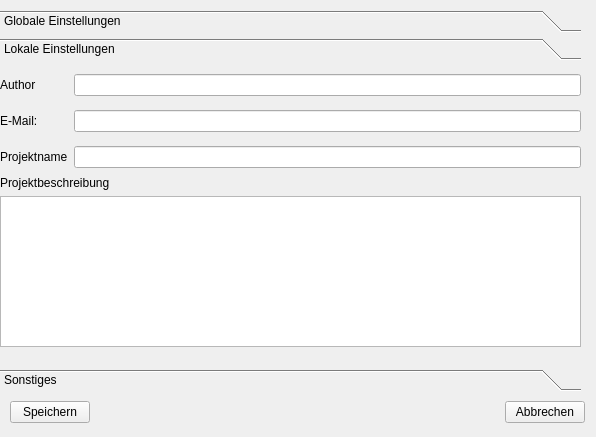
<ui version="4.0" >
 <author></author>
 <comment></comment>
 <exportmacro></exportmacro>
 <class>fileOptionsDialog</class>
 <widget class="QWidget" name="fileOptionsDialog" >
  <property name="geometry" >
   <rect>
    <x>0</x>
    <y>0</y>
    <width>596</width>
    <height>437</height>
   </rect>
  </property>
  <property name="windowTitle" >
   <string>Form</string>
  </property>
  <widget class="QWidget" name="" >
   <property name="geometry" >
    <rect>
     <x>10</x>
     <y>400</y>
     <width>575</width>
     <height>25</height>
    </rect>
   </property>
   <layout class="QHBoxLayout" >
    <property name="margin" >
     <number>0</number>
    </property>
    <property name="spacing" >
     <number>6</number>
    </property>
    <item>
     <widget class="QPushButton" name="buttonSave" >
      <property name="text" >
       <string>Speichern</string>
      </property>
     </widget>
    </item>
    <item>
     <spacer>
      <property name="orientation" >
       <enum>Qt::Horizontal</enum>
      </property>
      <property name="sizeHint" >
       <size>
        <width>391</width>
        <height>20</height>
       </size>
      </property>
     </spacer>
    </item>
    <item>
     <widget class="QPushButton" name="buttonClose" >
      <property name="text" >
       <string>Abbrechen</string>
      </property>
     </widget>
    </item>
   </layout>
  </widget>
  <widget class="QToolBox" name="toolBox" >
   <property name="geometry" >
    <rect>
     <x>0</x>
     <y>10</y>
     <width>581</width>
     <height>381</height>
    </rect>
   </property>
   <property name="currentIndex" >
    <number>1</number>
   </property>
   <widget class="QWidget" name="page" >
    <property name="geometry" >
     <rect>
      <x>0</x>
      <y>0</y>
      <width>581</width>
      <height>286</height>
     </rect>
    </property>
    <attribute name="label" >
     <string>Globale Einstellungen</string>
    </attribute>
    <widget class="QWidget" name="" >
     <property name="geometry" >
      <rect>
       <x>10</x>
       <y>10</y>
       <width>571</width>
       <height>261</height>
      </rect>
     </property>
     <layout class="QGridLayout" >
      <property name="margin" >
       <number>0</number>
      </property>
      <property name="spacing" >
       <number>6</number>
      </property>
      <item row="3" column="1" >
       <widget class="QLineEdit" name="lineEdit_2_2_2" >
        <property name="text" >
         <string>#0000FF</string>
        </property>
       </widget>
      </item>
      <item row="2" column="1" >
       <widget class="QLineEdit" name="lineEdit_2_2" >
        <property name="text" >
         <string>#0000FF</string>
        </property>
       </widget>
      </item>
      <item row="3" column="0" >
       <widget class="QLabel" name="label_2_2_2" >
        <property name="text" >
         <string>&lt;html>&lt;head>&lt;meta name=&quot;qrichtext&quot; content=&quot;1&quot; />&lt;/head>&lt;body style=&quot; white-space: pre-wrap; font-family:Helvetica; font-weight:400; font-style:normal; text-decoration:none;&quot;>&lt;p style=&quot; margin-top:0px; margin-bottom:0px; margin-left:0px; margin-right:0px; -qt-block-indent:0; text-indent:0px;&quot;>Hintergrundfarbe:&lt;/p>&lt;/body>&lt;/html></string>
        </property>
       </widget>
      </item>
      <item row="1" column="2" >
       <widget class="QToolButton" name="toolButton_2" >
        <property name="text" >
         <string>...</string>
        </property>
       </widget>
      </item>
      <item row="3" column="2" >
       <widget class="QToolButton" name="toolButton_2_2_2" >
        <property name="text" >
         <string>...</string>
        </property>
       </widget>
      </item>
      <item row="1" column="0" >
       <widget class="QLabel" name="label_2" >
        <property name="text" >
         <string>&lt;html>&lt;head>&lt;meta name=&quot;qrichtext&quot; content=&quot;1&quot; />&lt;/head>&lt;body style=&quot; white-space: pre-wrap; font-family:Helvetica; font-weight:400; font-style:normal; text-decoration:none;&quot;>&lt;p style=&quot; margin-top:0px; margin-bottom:0px; margin-left:0px; margin-right:0px; -qt-block-indent:0; text-indent:0px;&quot;>Linienfarbe:&lt;/p>&lt;/body>&lt;/html></string>
        </property>
       </widget>
      </item>
      <item row="0" column="2" >
       <widget class="QToolButton" name="toolButton" >
        <property name="text" >
         <string>...</string>
        </property>
       </widget>
      </item>
      <item row="1" column="1" >
       <widget class="QLineEdit" name="lineEdit_2" >
        <property name="text" >
         <string>#FF0000</string>
        </property>
       </widget>
      </item>
      <item row="0" column="1" >
       <widget class="QLineEdit" name="lineEdit" >
        <property name="text" >
         <string>/home/%user%/workspace</string>
        </property>
       </widget>
      </item>
      <item row="0" column="0" >
       <widget class="QLabel" name="label" >
        <property name="text" >
         <string>&lt;html>&lt;head>&lt;meta name=&quot;qrichtext&quot; content=&quot;1&quot; />&lt;/head>&lt;body style=&quot; white-space: pre-wrap; font-family:Helvetica; font-weight:400; font-style:normal; text-decoration:none;&quot;>&lt;p style=&quot; margin-top:0px; margin-bottom:0px; margin-left:0px; margin-right:0px; -qt-block-indent:0; text-indent:0px;&quot;>Standart Workspace:&lt;/p>&lt;/body>&lt;/html></string>
        </property>
       </widget>
      </item>
      <item row="2" column="2" >
       <widget class="QToolButton" name="toolButton_2_2" >
        <property name="text" >
         <string>...</string>
        </property>
       </widget>
      </item>
      <item row="2" column="0" >
       <widget class="QLabel" name="label_2_2" >
        <property name="text" >
         <string>&lt;html>&lt;head>&lt;meta name=&quot;qrichtext&quot; content=&quot;1&quot; />&lt;/head>&lt;body style=&quot; white-space: pre-wrap; font-family:Helvetica; font-weight:400; font-style:normal; text-decoration:none;&quot;>&lt;p style=&quot; margin-top:0px; margin-bottom:0px; margin-left:0px; margin-right:0px; -qt-block-indent:0; text-indent:0px;&quot;>Knotenfarbe:&lt;/p>&lt;/body>&lt;/html></string>
        </property>
       </widget>
      </item>
     </layout>
    </widget>
   </widget>
   <widget class="QWidget" name="page" >
    <property name="geometry" >
     <rect>
      <x>0</x>
      <y>0</y>
      <width>581</width>
      <height>306</height>
     </rect>
    </property>
    <attribute name="label" >
     <string>Lokale Einstellungen</string>
    </attribute>
    <widget class="QWidget" name="" >
     <property name="geometry" >
      <rect>
       <x>0</x>
       <y>0</y>
       <width>581</width>
       <height>111</height>
      </rect>
     </property>
     <layout class="QGridLayout" >
      <property name="margin" >
       <number>0</number>
      </property>
      <property name="spacing" >
       <number>6</number>
      </property>
      <item row="2" column="1" >
       <widget class="QLineEdit" name="lineEdit_3_2_2" />
      </item>
      <item row="0" column="1" >
       <widget class="QLineEdit" name="lineEdit_3" />
      </item>
      <item row="2" column="0" >
       <widget class="QLabel" name="label_3_2_2" >
        <property name="text" >
         <string>&lt;html>&lt;head>&lt;meta name=&quot;qrichtext&quot; content=&quot;1&quot; />&lt;/head>&lt;body style=&quot; white-space: pre-wrap; font-family:Helvetica; font-weight:400; font-style:normal; text-decoration:none;&quot;>&lt;p style=&quot; margin-top:0px; margin-bottom:0px; margin-left:0px; margin-right:0px; -qt-block-indent:0; text-indent:0px;&quot;>Projektname&lt;/p>&lt;/body>&lt;/html></string>
        </property>
       </widget>
      </item>
      <item row="1" column="0" >
       <widget class="QLabel" name="label_3_2" >
        <property name="text" >
         <string>&lt;html>&lt;head>&lt;meta name=&quot;qrichtext&quot; content=&quot;1&quot; />&lt;/head>&lt;body style=&quot; white-space: pre-wrap; font-family:Helvetica; font-weight:400; font-style:normal; text-decoration:none;&quot;>&lt;p style=&quot; margin-top:0px; margin-bottom:0px; margin-left:0px; margin-right:0px; -qt-block-indent:0; text-indent:0px;&quot;>E-Mail:&lt;/p>&lt;/body>&lt;/html></string>
        </property>
       </widget>
      </item>
      <item row="0" column="0" >
       <widget class="QLabel" name="label_3" >
        <property name="text" >
         <string>&lt;html>&lt;head>&lt;meta name=&quot;qrichtext&quot; content=&quot;1&quot; />&lt;/head>&lt;body style=&quot; white-space: pre-wrap; font-family:Helvetica; font-weight:400; font-style:normal; text-decoration:none;&quot;>&lt;p style=&quot; margin-top:0px; margin-bottom:0px; margin-left:0px; margin-right:0px; -qt-block-indent:0; text-indent:0px;&quot;>Author&lt;/p>&lt;/body>&lt;/html></string>
        </property>
       </widget>
      </item>
      <item row="1" column="1" >
       <widget class="QLineEdit" name="lineEdit_3_2" />
      </item>
     </layout>
    </widget>
    <widget class="QWidget" name="" >
     <property name="geometry" >
      <rect>
       <x>0</x>
       <y>110</y>
       <width>581</width>
       <height>171</height>
      </rect>
     </property>
     <layout class="QVBoxLayout" >
      <property name="margin" >
       <number>0</number>
      </property>
      <property name="spacing" >
       <number>6</number>
      </property>
      <item>
       <widget class="QLabel" name="label_3_2_2_2" >
        <property name="text" >
         <string>&lt;html>&lt;head>&lt;meta name=&quot;qrichtext&quot; content=&quot;1&quot; />&lt;/head>&lt;body style=&quot; white-space: pre-wrap; font-family:Helvetica; font-weight:400; font-style:normal; text-decoration:none;&quot;>&lt;p style=&quot; margin-top:0px; margin-bottom:0px; margin-left:0px; margin-right:0px; -qt-block-indent:0; text-indent:0px;&quot;>Projektbeschreibung&lt;/p>&lt;/body>&lt;/html></string>
        </property>
       </widget>
      </item>
      <item>
       <widget class="QTextEdit" name="textEdit" />
      </item>
     </layout>
    </widget>
   </widget>
   <widget class="QWidget" name="page" >
    <property name="geometry" >
     <rect>
      <x>0</x>
      <y>0</y>
      <width>581</width>
      <height>306</height>
     </rect>
    </property>
    <attribute name="label" >
     <string>Sonstiges</string>
    </attribute>
   </widget>
  </widget>
 </widget>
 <pixmapfunction></pixmapfunction>
 <resources/>
 <connections>
  <connection>
   <sender>buttonClose</sender>
   <signal>clicked()</signal>
   <receiver>fileOptionsDialog</receiver>
   <slot>close()</slot>
   <hints>
    <hint type="sourcelabel" >
     <x>541</x>
     <y>412</y>
    </hint>
    <hint type="destinationlabel" >
     <x>297</x>
     <y>218</y>
    </hint>
   </hints>
  </connection>
  <connection>
   <sender>buttonSave</sender>
   <signal>clicked()</signal>
   <receiver>fileOptionsDialog</receiver>
   <slot>close()</slot>
   <hints>
    <hint type="sourcelabel" >
     <x>53</x>
     <y>412</y>
    </hint>
    <hint type="destinationlabel" >
     <x>297</x>
     <y>218</y>
    </hint>
   </hints>
  </connection>
 </connections>
</ui>
